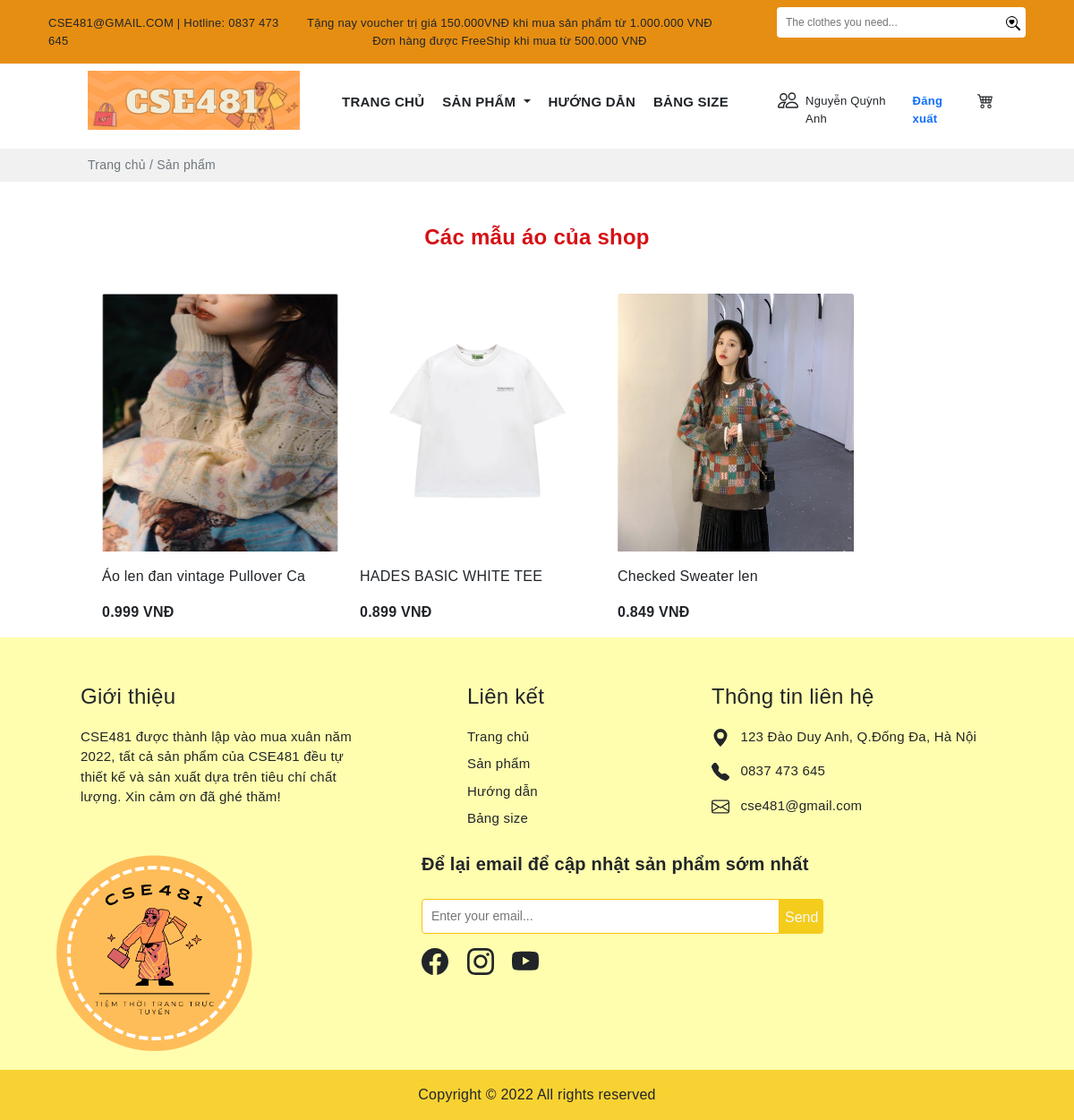
The page /product/top1.php?id=1 on the database as committed earlier.
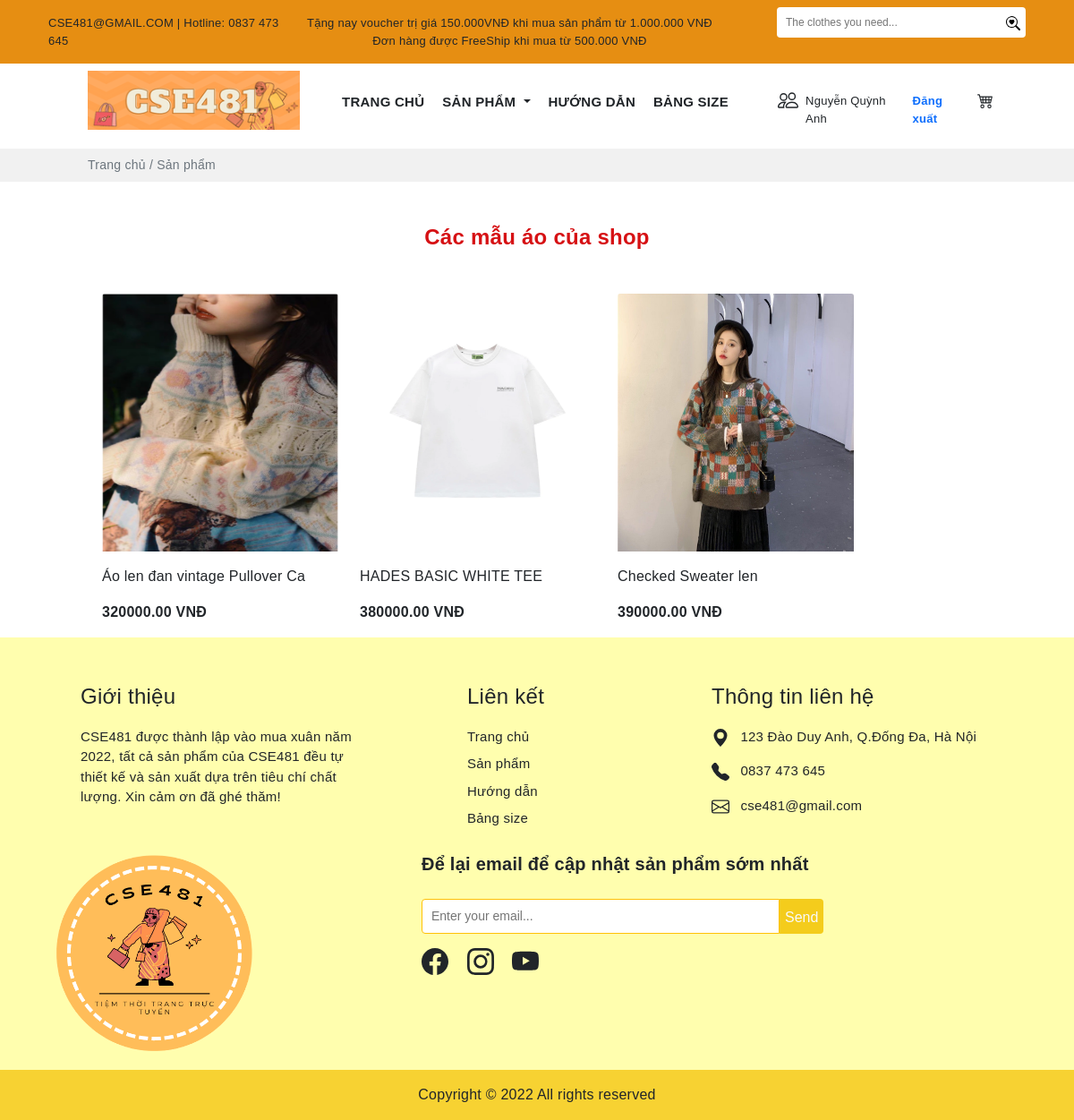
The same page on the database as committed later.
### tables this page shows
CREATE TABLE `khachhang` (
  `MaK` int(11) NOT NULL,
  `TenK` varchar(100) DEFAULT NULL,
  `Gioitinh` varchar(10) DEFAULT NULL,
  `Ngaysinh` date DEFAULT NULL,
  `Diachi` varchar(100) DEFAULT NULL,
  `SĐT` varchar(10) DEFAULT NULL,
  `email` varchar(30) NOT NULL,
  `matkhau` varchar(50) DEFAULT NULL
);

CREATE TABLE `sanpham` (
  `MaSP` varchar(10) NOT NULL,
  `TenSP` varchar(30) DEFAULT NULL,
  `MaLH` varchar(10) NOT NULL,
  `Giaban` int(11) DEFAULT NULL,
  `Gianhap` int(11) DEFAULT NULL,
  `Tylegiamgia` double(2,2) DEFAULT NULL,
  `Soluong` int(11) DEFAULT NULL,
  `Mota` varchar(500) DEFAULT NULL,
  `Trangthai` varchar(30) DEFAULT NULL,
  `img` varchar(30) DEFAULT NULL,
  `Ngaynhap` date NOT NULL
);

### product/top1.php (the view, shortened to what the changed rows need)
<?php include('../config/database.php');
?>
<?php
$id =$_GET['id'];
    $sql3 = "SELECT * FROM khachhang, sanpham where khachhang.MaK='$id' ";
    $result3 = mysqli_query($conn,$sql3);
    if(mysqli_num_rows($result3)>0){
        $row = mysqli_fetch_assoc($result3);
        }
    ?>
<!DOCTYPE html>
<html lang="en">
<head>
    <link rel="stylesheet" href="https://cdn.jsdelivr.net/npm/bootstrap-icons@1.7.2/font/bootstrap-icons.css">
    <link href="https://cdn.jsdelivr.net/npm/bootstrap@5.1.3/dist/css/bootstrap.min.css" rel="stylesheet"
>
    <link rel="stylesheet" href="https://cdnjs.cloudflare.com/ajax/libs/OwlCarousel2/2.3.4/assets/owl.carousel.min.css"
 />
    <link rel="stylesheet"
        href="https://cdnjs.cloudflare.com/ajax/libs/OwlCarousel2/2.3.4/assets/owl.theme.default.min.css"
 />
    <link rel="stylesheet" href="../public/style.css">
</head>
<body>
    <section>
        <div class="container">
            <div class="row px-5">
                <div class="col-md ps-0 mt-4">
                    <div class="row">
                        <div class="col-md-4 mt-1 d-flex">
                            <a href="../user.php?id=<?php echo $row['MaK'];?>" class="text-decoration-none link-dark">
                                <div class="d-flex">
                                    <p class="pt-1" style="font-size:13px"><?php echo $row['TenK']; ?></p>
                                </div>
                            </a>
                        </div>
                    </div>
                </div>
            </div>
        </div>
    </section>
    <section>
        <div class="container">
            <div class="px-5 mt-5">
                <div class="row d-flex  px-4 mt-5">
                    <?php
                $sql1 = "SELECT *, khachhang.MaK,sanpham.Giaban-(sanpham.Giaban*sanpham.Tylegiamgia) as Giagiam from khachhang,loaihang INNER JOIN sanpham
                ON  loaihang.MaLH=sanpham.MaLH where loaihang.MaLH='LH01' and khachhang.MaK='$id'";
                $res1 = mysqli_query($conn, $sql1);
                $count1 = mysqli_num_rows($res1);
                if($count1>0)
                {
                    while($row=mysqli_fetch_assoc($res1))
                    {
             ?>
                    <div class="card me-0 border-0" style="width: 18rem;">
                        <img src="../img/<?php echo $row['img'];?>" class="img-fluid card-img-top" alt="...">
                        <div class="card-body px-0">
                            <p class="card-text"><?php echo $row['TenSP']; ?></p>
                            <p class="d-inline fw-bold"><?php echo $row['Giagiam']; ?> VNĐ</p>
                        </div>
                    </div>
                    <?php
                    }
                }
                    ?>
                </div>
            </div>
        </div>
    </section>
</body>
</html>

Rows that differ between the two databases and show on the page:
changed khachhang "Nguyễn Quỳnh Anh": Giagiam "0.999" → "320000.00"; Giagiam "0.899" → "380000.00"; Giagiam "0.849" → "390000.00"
